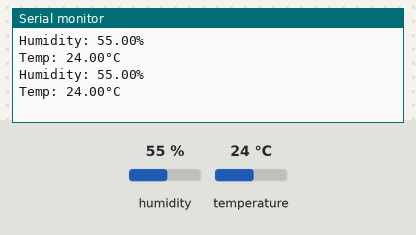
This sketch was run on a simulated Arduino Uno, built with avr-gcc and run on an emulated ATmega328P. Shown: the last lines printed to the serial monitor. The test bench sets the inputs (shaded band); at power-on: humidity 55 %, temperature 24 °C.

Above: at 4.8 s.
4.9 s: humidity set to 22 %
At 6.9 s:
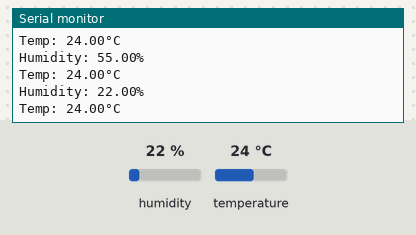
7.9 s: temperature set to 12 °C
At 8.6 s:
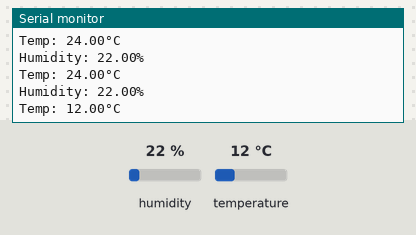
10.9 s: humidity set to 40 %
At 13.3 s:
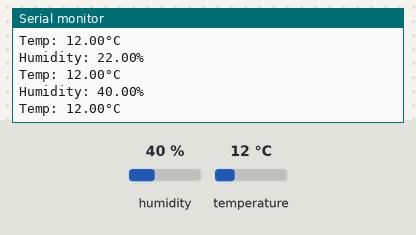
Timing chart, 0 to 14.8 s (numbered marks = the images above; inputs shaded):
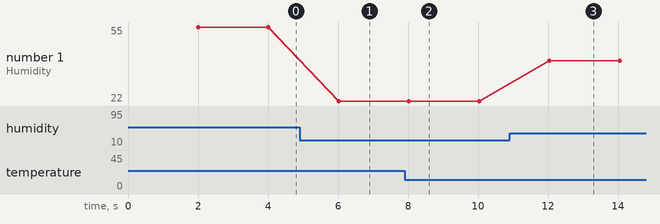

The sketch:

temperature.ino
```cpp
#include <DHT.h>

#define DHTPIN 12
#define DHTTYPE DHT22

DHT dht(DHTPIN, DHTTYPE);

void setup() {
  // put your setup code here, to run once:
  Serial.begin(9600);
  dht.begin();
}

void loop() {
  // put your main code here, to run repeatedly:
  delay(2000);
  float hum = dht.readHumidity();
  float temp = dht.readTemperature();

  if (isnan(hum) || isnan(temp)) {
    Serial.println("Invalid reading!");
    return;
  }

  Serial.print("Humidity: ");
  Serial.print(hum);
  Serial.println("%");
  Serial.print("Temp: ");
  Serial.print(temp);
  Serial.println("°C");

}
```

Measured:
- after the input at 4.9 s, the serial monitor: prints a new line after 1.1 s (image 1)
- after the input at 7.9 s, the serial monitor: prints a new line after 0.14 s (image 2)
- after the input at 10.9 s, the serial monitor: prints a new line after 1.1 s (image 3)
- plotted number 1: 55 → 22 after the input at 4.9 s, 22 → 40 after the input at 10.9 s
